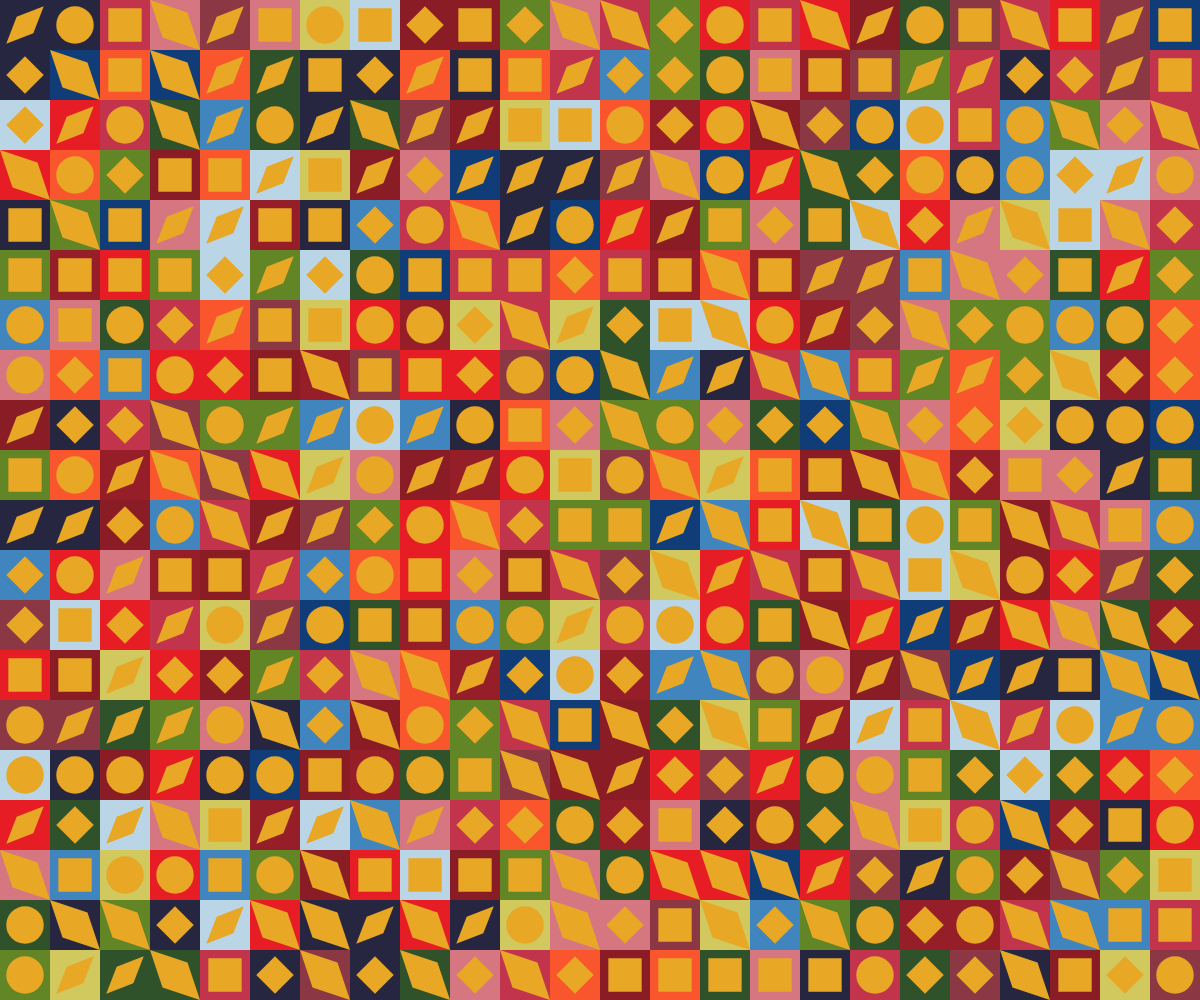
Frame 1 (no input)
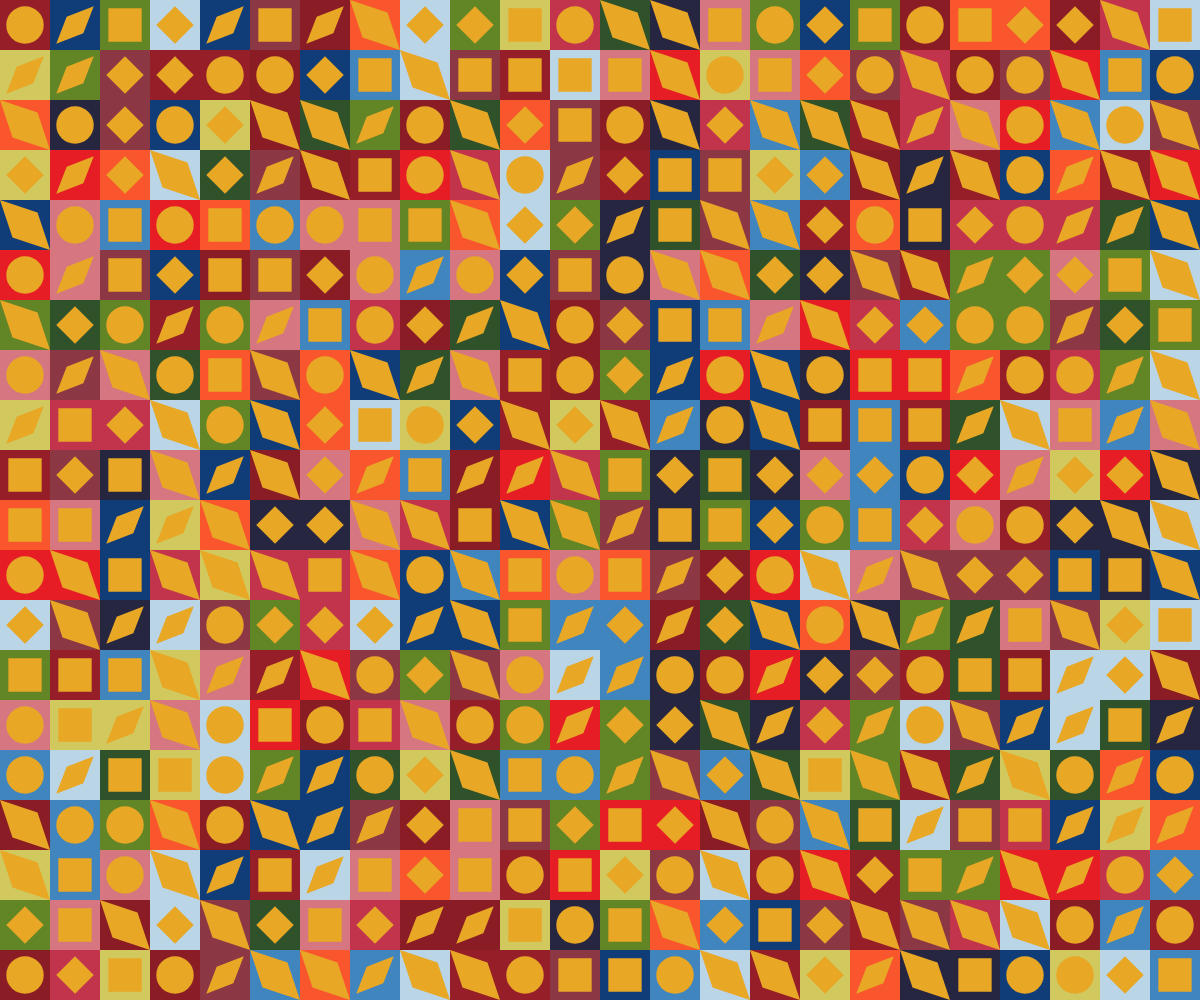
Frame 2 (the mouse pressed at the canvas centre, redrawn once)

The p5.js sketch that drew these frames (run headless with seeded random() and noise() and a simulated clock; the mouse was pressed at the canvas centre and the sketch redrawn once):

// p5.js sketch
// ── sketch.js
let backgroundColours= ["#D67681","#8A1C25", "#262640", "#8C3744", "#103D78","#4085BD", "#30522A", "#BAD5E6", "#FA562D", "#C2344C", "#628526", "#D1C85E", "#961E28", "#E61D25"];
let geometryColour= "#E8A725";


function setup() {
  createCanvas(windowWidth, windowHeight);
  noLoop();
}


function drawSquare(x,y,side) {
  noStroke();
  let numero= floor(random(backgroundColours.length));
  fill(backgroundColours[numero]);
  square(x,y,side);
  let geometryNumber= floor(random(5));
  // cerchio
  fill(geometryColour);
  if (geometryNumber == 0) {
     circle(x+side/2, y+side/2, side*3/4);
  }
  // else if per mettere più opzioni
  // quadrato
  else if (geometryNumber == 1) {
    square(x+side/6, y+side/6, side*2/3);
  }

  // quadrato ruotato
  else if (geometryNumber == 2) {
    //conosco la diagonale del quadrato che è = al diametro del cerchio (side) e al lato dell'altro quadrato
    //quindi calcolo il lato del quadrato ruotato
    let innerSide = (3 / 4) * (side / sqrt(2)); // variabile lato del quadrato ruotato
    push(); 
    translate(x + side / 2, y + side / 2); // Sposta l'origine al centro del quadrato esterno
    rotate(radians(45)); 
    square(-innerSide / 2, -innerSide / 2, innerSide); // il quadrato ruotato è centrato
    pop();
  }

  // rombo grande
  else if (geometryNumber == 3) {
    beginShape(QUADS); //creo figura a partire dai vertici
    //definisco i vertici in senso orario
    vertex(x,y); 
    vertex(x+side/4+side/2, y+side/4); 
    vertex(x+side, y+side);
    vertex(x+side/4, y+side/4+side/2);
    endShape(CLOSE);
  }

  //rombo piccolo. è l'ultimo quindi scrivo solo else
  else{
    beginShape(QUADS);
    vertex(x+side/3, y+side/3); 
    vertex(x+side-side/8, y+side/8); 
    vertex(x+side-side/3, y+side-side/3);
    vertex(x+side/8, y+side-side/8);
    endShape(CLOSE);  
  }
}

function draw() {
  let newOriginX= windowWidth/2;
  let newOriginY= windowHeight/2;
  let side= 50;
  let squareNumberX= ceil(newOriginX/side);
  let squareNumberY= ceil(newOriginY/side); //ceil per rendere numero intero

  clear(); // Pulisco il canvas prima di ridisegnare

  //faccio 4 cicli for per riempire lo schermo
  //partendo dall'origine al centro
  for (let i=0; i<squareNumberX; i++) {
    for (let j= 0; j<squareNumberY; j++){
      drawSquare(newOriginX+i*side, newOriginY+j*side,side);//ciclo in basso a dx
      drawSquare(newOriginX-i*side-side, newOriginY+j*side,side);//ciclo in basso a sx
      drawSquare(newOriginX-i*side-side, newOriginY-j*side-side,side);//ciclo in alto a sx
      drawSquare(newOriginX+i*side, newOriginY-j*side-side,side);//ciclo in alto a dx

    }
  }

//ogni volta che ridimensiono la pagina si aggiorna in automatico
function windowResized() {
  resizeCanvas(windowWidth, windowHeight); //ogni volta che ridimensiono la pagina
  redraw(); // Ridisegna il canvas
  }
}
